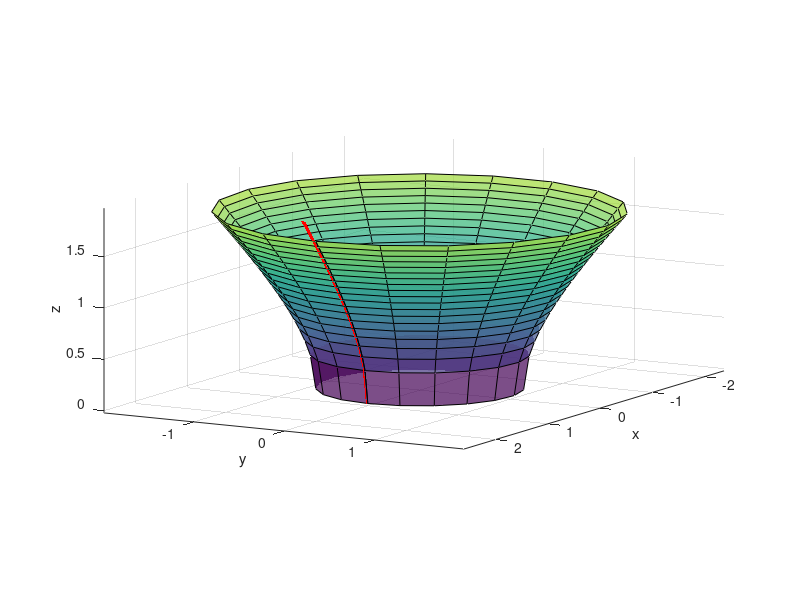

Write the MATLAB code that produced this figure.


t = linspace(0, 2*pi, 20);
r = linspace(1,2, 20);

# hiperboloide

[R, T] = meshgrid(r, t);

X=R.*cos(T);
Y=R.*sin(T);
Z=sqrt(R.^2 - 1);

aux=figure();

surf(X,Y,Z,'FaceAlpha', 0.7);
hold on;

axis equal;
grid on;

t1 = linspace(-.02, 0, 20);
r1 = linspace(1,2.2, 20);

[R1, T1] = meshgrid(r1, t1);

X1=R1.*cos(T1);
Y1=R1.*sin(T1);
Z1=sqrt(R1.^2 - 1)-0.005;
surf(X1,Y1,Z1,'FaceColor', 'red','EdgeColor', 'none');

% Limitar a variação dos eixos
axis([-2 2 -2 2 0 2]);

xlabel('x');
ylabel('y');
zlabel('z');

% Ajuste a visão 3D
view(120, 10);

axis tight;  % Ajusta os eixos ao conteúdo
saveas(aux,'sup-rev1.png', 'png');
